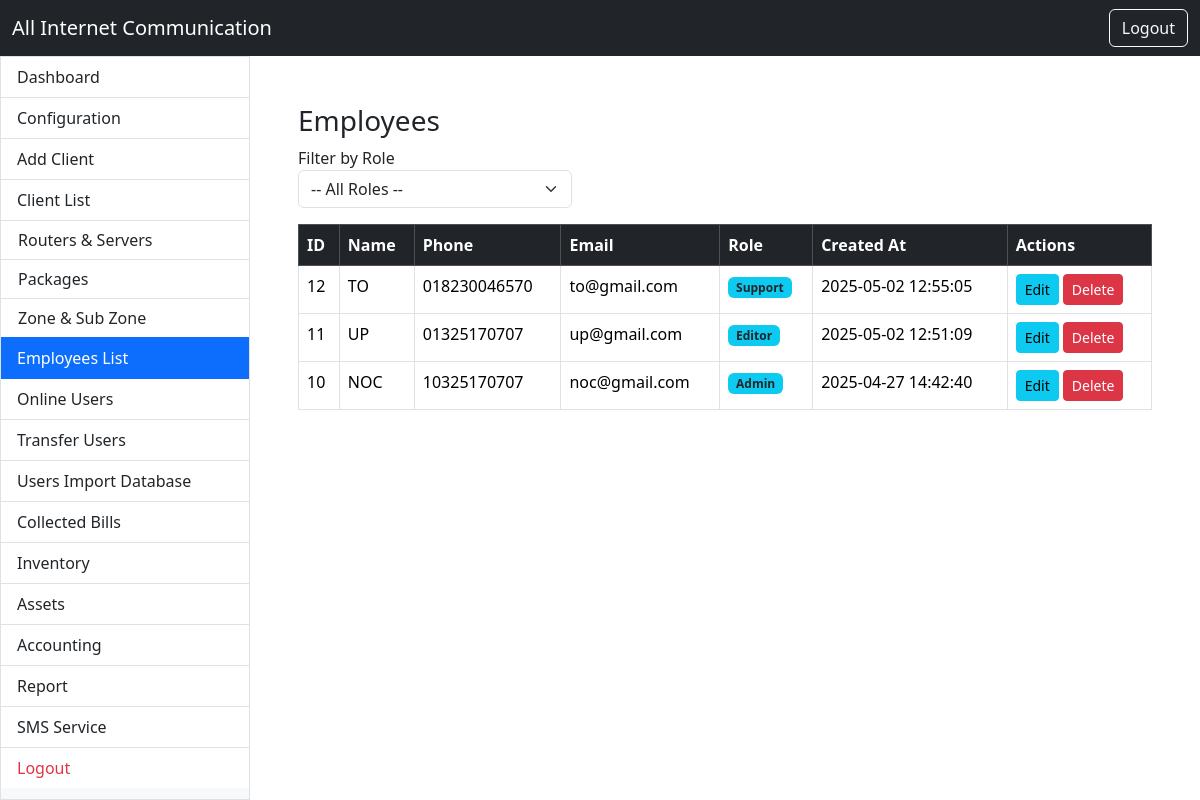
Screenshot of /employees/list_employees.php (signed in) with the database file from the repository.
### tables this page shows
CREATE TABLE `employees` (
  `id` int NOT NULL,
  `access_if` int DEFAULT NULL,
  `name` varchar(100) NOT NULL,
  `password` varchar(255) DEFAULT NULL,
  `phone` varchar(20) DEFAULT NULL,
  `role` enum('admin','editor','support') DEFAULT 'editor',
  `email` varchar(100) DEFAULT NULL,
  `created_at` timestamp NULL DEFAULT CURRENT_TIMESTAMP
);

### employees/list_employees.php (the view, shortened to what this page needs)
<?php
require_once '../includes/db.php';
require_once '../includes/header.php';
require_once '../includes/sidebar.php';
$current_role = $_SESSION['role'] ?? '';
$where = [];
$where_sql = count($where) ? 'WHERE ' . implode(' AND ', $where) : '';
$sql = "SELECT * FROM employees $where_sql ORDER BY id DESC";
$result = $conn->query($sql);
?>
<div class="container p-4">
    <h3>Employees</h3>
    <form method="POST" class="row g-3 mb-3">
        <div class="col-md-4">
            <label for="role">Filter by Role</label>
            <select name="role" class="form-select" onchange="this.form.submit()">
                <option value="">-- All Roles --</option>
            </select>
        </div>
    </form>
    <table class="table table-bordered">
        <thead class="table-dark">
            <tr>
                <th>ID</th>
                <th>Name</th>
                <th>Phone</th>
                <th>Email</th>
                <th>Role</th>
                <th>Created At</th>
                <th>Actions</th>
            </tr>
        </thead>
        <tbody>
            <?php if ($result->num_rows > 0): ?>
                <?php while ($row = $result->fetch_assoc()): ?>
                    <tr>
                        <td><?= $row['id'] ?></td>
                        <td><?= htmlspecialchars($row['name']) ?></td>
                        <td><?= htmlspecialchars($row['phone']) ?></td>
                        <td><?= htmlspecialchars($row['email']) ?></td>
                        <td><span class="badge bg-info text-dark"><?= ucfirst($row['role']) ?></span></td>
                        <td><?= $row['created_at'] ?></td>
                        <td>
                            <a href="edit_employee.php?id=<?= $row['id'] ?>" class="btn btn-sm btn-info">Edit</a>
                            <?php if ($current_role === 'admin'): ?>
                                <a href="delete_employee.php?id=<?= $row['id'] ?>" class="btn btn-sm btn-danger" onclick="return confirm('Are you sure?')">Delete</a>
                            <?php endif; ?>
                        </td>
                    </tr>
                <?php endwhile; ?>
            <?php else: ?>
                <tr><td colspan="7" class="text-center">No employees found.</td></tr>
            <?php endif; ?>
        </tbody>
    </table>
</div>
<?php require_once '../includes/footer.php'; ?>

### includes/header.php (shortened to what this page needs)
<!DOCTYPE html>
<html lang="en">
<head>
    <link rel="stylesheet" href="https://cdn.datatables.net/1.13.6/css/jquery.dataTables.min.css">
    <link rel="stylesheet" href="https://cdn.jsdelivr.net/npm/bootstrap@5.3.3/dist/css/bootstrap.min.css">
    <link href="../assets/css/style.css" rel="stylesheet">
</head>
<body>
<nav class="navbar navbar-expand-lg navbar-dark bg-dark sticky-top">
    <div class="container-fluid">
        <a class="navbar-brand" href="#">All Internet Communication</a>
        <div class="d-flex">
            <a href="/admin/logout.php" class="btn btn-outline-light">Logout</a>
        </div>
    </div>
</nav>
<div class="d-flex">

### includes/sidebar.php (shortened to what this page needs)
<?php
$current_page = basename($_SERVER['PHP_SELF']);
$is_acctive_zones = ['list_zones.php', 'list_subzones.php'];
$is_acctive_routers = ['list_routers.php', 'list_servers.php'];
$package_pages = ['list_packages.php', 'list_profiles.php'];
$is_package_active = in_array($current_page, $package_pages);
$is_active_routers = in_array($current_page, $is_acctive_routers);
$is_active_zones = in_array($current_page, $is_acctive_zones);
?>
<nav id="sidebarMenu" class="bg-light d-none d-lg-block border" style="width: 250px; position: fixed; top: 56px; bottom: 0; left: 0; overflow-y: auto; z-index: 1030;">
    <div class="list-group list-group-flush">
        <a href="/admin/dashboard.php" class="list-group-item list-group-item-action <?= ($current_page == 'dashboard.php') ? 'active' : '' ?>">Dashboard</a>
        <a href="#" class="list-group-item list-group-item-action">Configuration</a>
        <a href="/clients/add_client.php" class="list-group-item list-group-item-action <?= ($current_page == 'add_client.php') ? 'active' : '' ?>">Add Client</a>
        <a href="/clients/list_clients.php" class="list-group-item list-group-item-action <?= ($current_page == 'list_clients.php') ? 'active' : '' ?>">Client List<a>
        <div class="list-group-item p-0">
            <button class="btn btn-toggle align-items-center rounded w-100 text-start ps-3 <?= ($is_active_routers) ? '' : 'collapsed' ?>"
                data-bs-toggle="collapse" data-bs-target="#routers"
                aria-expanded="<?= ($is_active_routers) ? 'true' : 'false' ?>">Routers & Servers</button>
        </div>
        <div class="list-group-item p-0">
            <button class="btn btn-toggle align-items-center rounded w-100 text-start ps-3 <?= ($is_package_active) ? '' : 'collapsed' ?>"
                data-bs-toggle="collapse" data-bs-target="#packagesSubmenu"
                aria-expanded="<?= ($is_package_active) ? 'true' : 'false' ?>">Packages</button>
        </div>
<div class="list-group-item p-0">
            <button class="btn btn-toggle align-items-center rounded w-100 text-start ps-3 <?= ($is_active_zones) ? '' : 'collapsed' ?>"
                data-bs-toggle="collapse" data-bs-target="#zones"
                aria-expanded="<?= ($is_active_zones) ? 'true' : 'false' ?>">Zone & Sub Zone</button>
        </div>
        <a href="/employees/list_employees.php" class="list-group-item list-group-item-action <?= ($current_page == 'list_employees.php') ? 'active' : '' ?>">
            Employees List</a>
        <a href="/clients/online_users.php" class="list-group-item list-group-item-action <?= ($current_page == 'online_users.php') ? 'active' : '' ?>">
            Online Users</a>
        <a href="/users/transfer_users.php" class="list-group-item list-group-item-action <?= ($current_page == 'transfer_users.php') ? 'active' : '' ?>">
            Transfer Users</a>
        <a href="/clients/import_pppoe_users.php" class="list-group-item list-group-item-action <?= ($current_page == 'import_pppoe_users.php') ? 'active' : '' ?>">Users Import Database</a>
        <a href="/clients/billing_summary.php" class="list-group-item list-group-item-action <?= ($current_page == 'billing_summary.php') ? 'active' : '' ?>">Collected Bills</a>
        <a href="#" class="list-group-item list-group-item-action">Inventory</a>
        <a href="#" class="list-group-item list-group-item-action">Assets</a>
        <a href="#" class="list-group-item list-group-item-action">Accounting</a>
        <a href="#" class="list-group-item list-group-item-action">Report</a>
        <a href="#" class="list-group-item list-group-item-action">SMS Service</a>
        <a href="/admin/logout.php" class="list-group-item list-group-item-action text-danger">
            Logout
        </a>
    </div>
</nav>
<main class="flex-grow-1 p-4" id="mainContent" style="margin-left: 250px;">

### includes/footer.php (shortened to what this page needs)
</div>
</body>
</html>

### assets/css/style.css (style rules this page uses)
#sidebarMenu { transition: all 0.3s; }

### rows the page displays
employees: id "12", name "TO", phone "018230046570", email "to@gmail.com", role "Support", created_at "2025-05-02 12:55:05"
employees: id "11", name "UP", phone "01325170707", email "up@gmail.com", role "Editor", created_at "2025-05-02 12:51:09"
employees: id "10", name "NOC", phone "10325170707", email "noc@gmail.com", role "Admin", created_at "2025-04-27 14:42:40"
